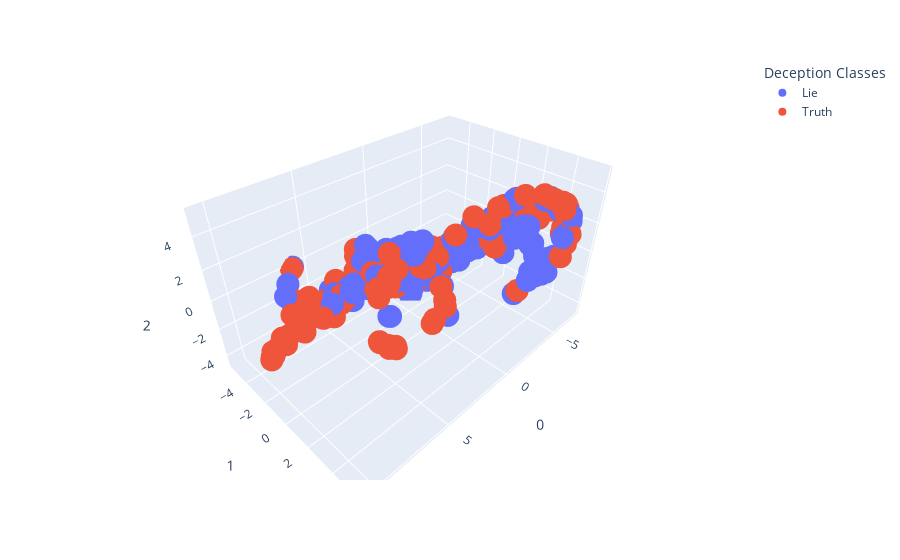

Notebook code for this chart:
### Code cell
# tmp_chroma_lie_feature
# tmp_chroma_truth_feature

tsne_dim_reduction(features=np.swapaxes(np.array(np.concatenate((tmp_chroma_lie_feature,tmp_chroma_truth_feature), axis=1)), 0, 1),
                   class_list_per_feature=np.array([["Lie"]*168 + ["Truth"]*168]).squeeze(),
                   class_title="Deception Classes",
                   verbose=True)

### Figure 1 — Plotly figure (JSON) as saved in the notebook; plotly's stock layout.template omitted (floating-point values rounded to 4 significant figures; data arrays with more than 128 entries replaced by an {"elided": "..."} marker saying what was removed)
{"data": [{"hovertemplate": "Deception Classes=Lie<br>0=%{x}<br>1=%{y}<br>2=%{z}<extra></extra>", "legendgroup": "Lie", "marker": {"color": "#636efa", "size": 8, "symbol": "circle"}, "mode": "markers", "name": "Lie", "scene": "scene", "showlegend": true, "type": "scatter3d", "x": {"elided": "168 float values"}, "y": {"elided": "168 float values"}, "z": {"elided": "168 float values"}}, {"hovertemplate": "Deception Classes=Truth<br>0=%{x}<br>1=%{y}<br>2=%{z}<extra></extra>", "legendgroup": "Truth", "marker": {"color": "#EF553B", "size": 8, "symbol": "circle"}, "mode": "markers", "name": "Truth", "scene": "scene", "showlegend": true, "type": "scatter3d", "x": {"elided": "168 float values"}, "y": {"elided": "168 float values"}, "z": {"elided": "168 float values"}}], "layout": {"legend": {"title": {"text": "Deception Classes"}, "tracegroupgap": 0}, "margin": {"t": 60}, "scene": {"domain": {"x": [0, 1], "y": [0, 1]}, "xaxis": {"title": {"text": "0"}}, "yaxis": {"title": {"text": "1"}}, "zaxis": {"title": {"text": "2"}}}}}
